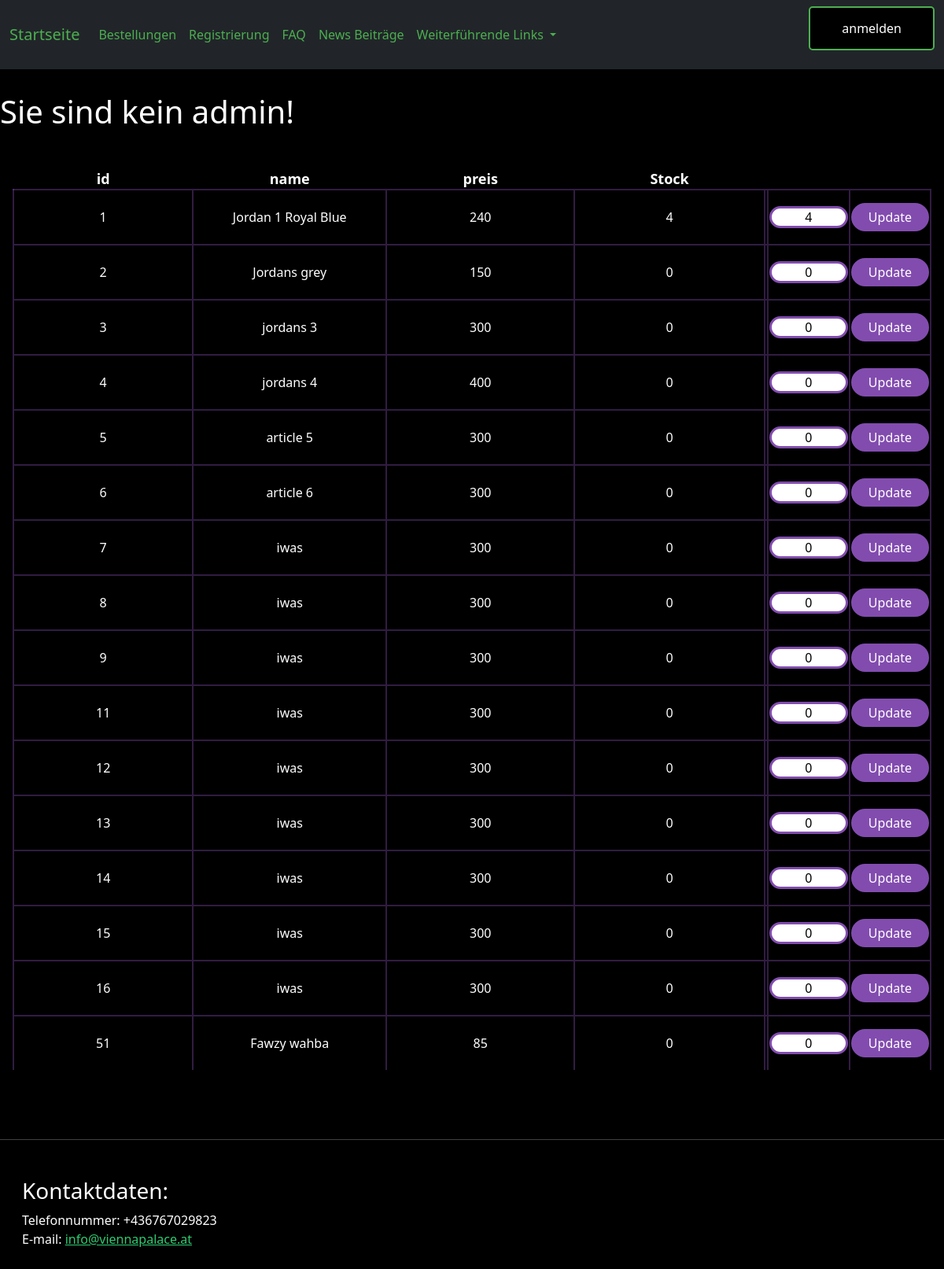
/admin/restock.php, run on an earlier commit of the app's database.
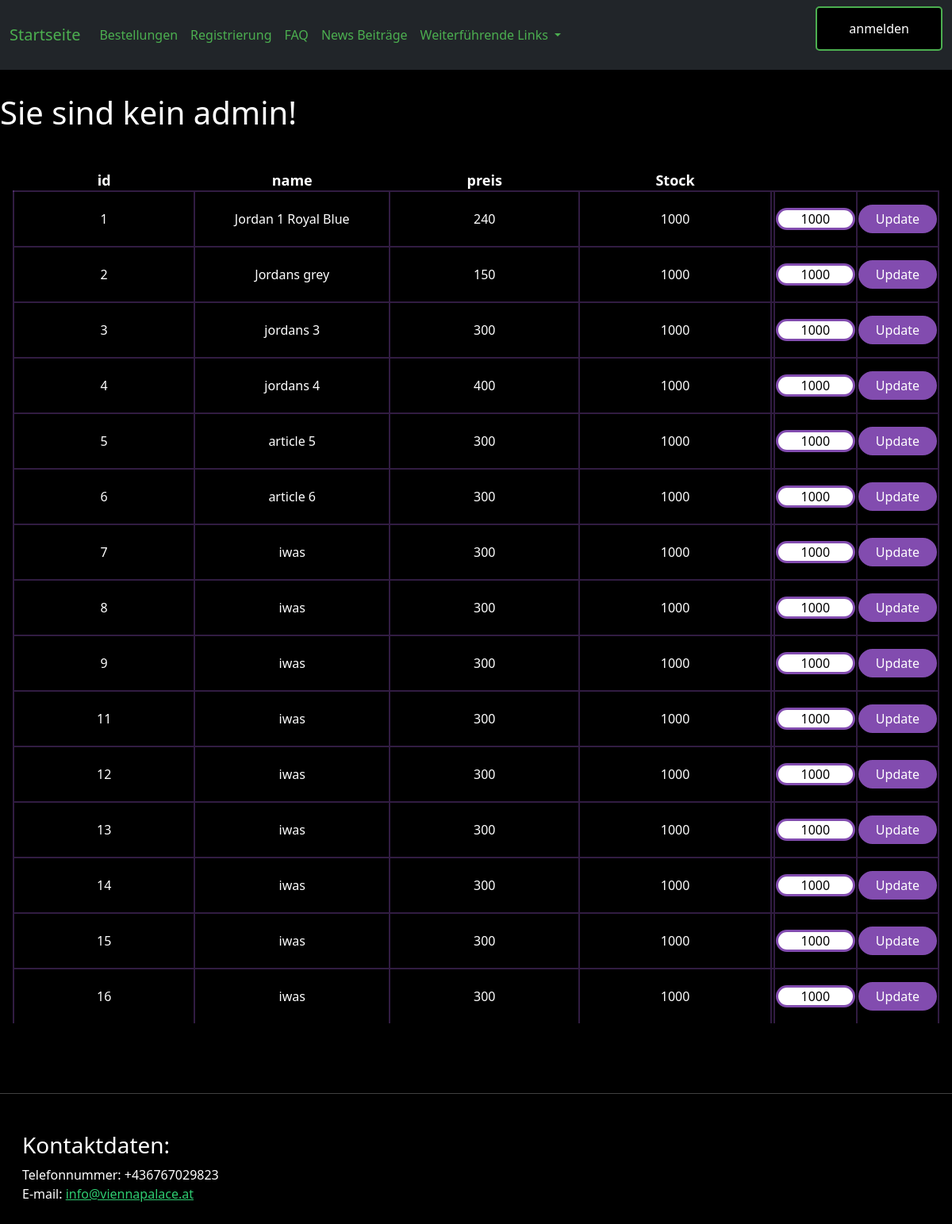
And on a later commit of the database.
### tables this page shows
CREATE TABLE `produkte` (
  `id` int(11) NOT NULL,
  `name` varchar(255) NOT NULL,
  `preis` int(11) NOT NULL,
  `pfad` varchar(255) NOT NULL,
  `beschreibung` varchar(255) DEFAULT NULL,
  `stock` int(11) NOT NULL DEFAULT 0
);

### admin/restock.php (the view, shortened to what this page needs)
<html>
<head>
    <link rel="stylesheet" href="../0design/my_design.css">
    <?php
    include "admin.php";
    ?>
</head>
<body>
<table class="mx-3 my-5">
    <tr>
        <th class="th">id</th>
        <th class="th">name</th>
        <th class="th">preis</th>
        <th class="th">Stock</th>
    </tr>
    <?php
    include_once "../0include/dbaccess.php";
    $sql = "SELECT * FROM produkte";
    $result = mysqli_query($db_obj, $sql);
    if (mysqli_num_rows($result) > 0) {
        while($row = mysqli_fetch_assoc($result)) {
                echo "<tr class='my_tr'>";
                echo "<form method='post' class='my-0 py-0 mx-0 px-0 my_form' id='myform'>";
                echo "<td class='text-center py-1 right_border '>" . $row["id"] . "</td>";
                echo "<td class='text-center py-1 right_border'>" . $row["name"] . "</td>";
                echo "<td class='text-center py-1 right_border'>" . $row["preis"] . "</td>";
                echo "<td class='text-center py-1 right_border'>" . $row["stock"] . "</td>";
            echo "<td class='text-center right_border'>";
            echo "</td>";
            echo "<td class='text-center right_border'>";
            echo "<input type='text' name='stock' id = 'stock' class='input' value='" . $row["stock"] . "'>";
            echo "</td>";
            echo "<td class='text-center right_border'>";
            echo "<button type='button' class='button_2' onclick='updateRow(this) '>Update</button>";
            echo "</td>";
            echo "</form>";
            echo "</tr>";
        }
    }
    ?>
</table>
</body>
</html>
<?php
include_once "../0include/footer.php";

What changed in the data, as far as the page shows it:
removed produkte: id "51", name "Fawzy wahba", preis "85", stock "0"
changed produkte "Jordan 1 Royal Blue": stock "4" → "1000"
changed produkte "Jordans grey": stock "0" → "1000"
changed produkte "jordans 3": stock "0" → "1000"
changed produkte "jordans 4": stock "0" → "1000"
changed produkte "article 5": stock "0" → "1000"
changed produkte "article 6": stock "0" → "1000"
changed produkte id 7: stock "0" → "1000"
changed produkte id 8: stock "0" → "1000"
changed produkte id 9: stock "0" → "1000"
changed produkte id 11: stock "0" → "1000"
changed produkte id 12: stock "0" → "1000"
changed produkte id 13: stock "0" → "1000"
changed produkte id 14: stock "0" → "1000"
changed produkte id 15: stock "0" → "1000"
changed produkte id 16: stock "0" → "1000"
